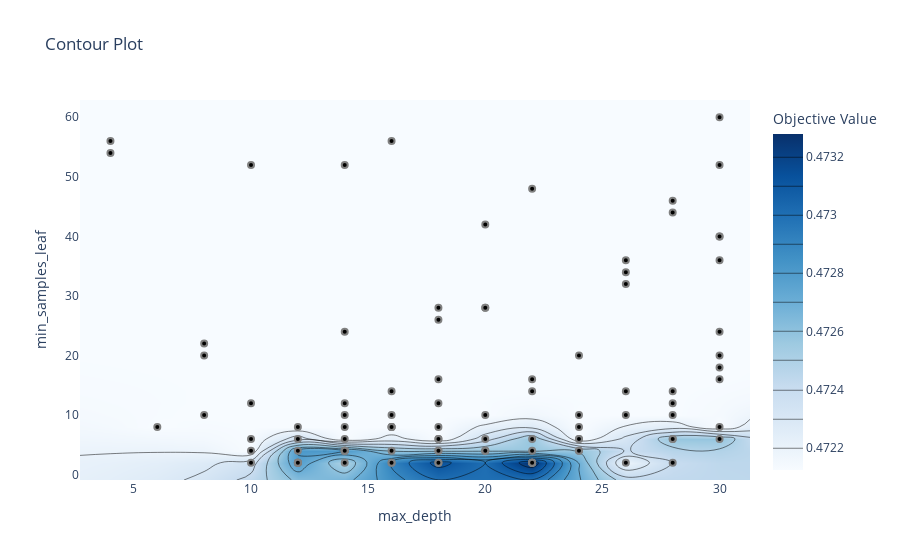

This figure's notebook cell:
### Code cell
optuna.visualization.plot_contour(study)

### Figure 1 — Plotly figure (JSON) as saved in the notebook; plotly's stock layout.template omitted (floating-point values rounded to 4 significant figures; data arrays with more than 128 entries replaced by an {"elided": "..."} marker saying what was removed)
{"data": [{"colorbar": {"title": {"text": "Objective Value"}}, "colorscale": [[0, "rgb(247,251,255)"], [0.125, "rgb(222,235,247)"], [0.25, "rgb(198,219,239)"], [0.375, "rgb(158,202,225)"], [0.5, "rgb(107,174,214)"], [0.625, "rgb(66,146,198)"], [0.75, "rgb(33,113,181)"], [0.875, "rgb(8,81,156)"], [1, "rgb(8,48,107)"]], "connectgaps": true, "contours": {"coloring": "heatmap"}, "hoverinfo": "none", "line": {"smoothing": 1.3}, "reversescale": false, "type": "contour", "x": [2.7, 4, 6, 8, 10, 12, 14, 16, 18, 20, 22, 24, 26, 28, 30, 31.3], "y": [-0.9, 2, 4, 6, 8, 10, 12, 14, 16, 18, 20, 22, 24, 26, 28, 32, 34, 36, 40, 42, 44, 46, 48, 52, 54, 56, 60, 62.9], "z": {"elided": "28x16 float values"}}, {"marker": {"color": "black", "line": {"color": "Gray", "width": 2}}, "mode": "markers", "name": "Feasible Trial", "showlegend": false, "type": "scatter", "x": [30, 30, 30, 16, 24, 6, 14, 30, 12, 18, 18, 4, 14, 10, 24, 16, 20, 8, 8, 22, 4, 26, 28, 28, 26, 22, 30, 26, 28, 30, 22, 20, 30, 28, 24, 26, 30, 28, 24, 30, 20, 22, 14, 24, 28, 26, 28, 18, 22, 26, 30, 28, 30, 16, 14, 12, 18, 12, 14, 18, 20, 16, 22, 10, 18, 16, 10, 12, 14, 14, 8, 18, 12, 12, 20, 14, 16, 22, 18, 10, 20, 14, 12, 16, 10, 12, 14, 14, 16, 20, 18, 22, 22, 22, 24, 18, 24, 16, 20, 18], "y": [20, 52, 40, 10, 6, 8, 52, 6, 8, 28, 26, 56, 24, 52, 20, 56, 28, 22, 20, 48, 54, 36, 44, 14, 14, 2, 16, 34, 2, 60, 16, 42, 36, 12, 6, 32, 40, 46, 8, 18, 28, 2, 4, 10, 6, 2, 10, 2, 4, 10, 24, 6, 8, 4, 4, 2, 12, 6, 12, 2, 4, 8, 6, 2, 4, 14, 4, 2, 8, 2, 10, 4, 2, 2, 6, 4, 8, 2, 8, 12, 4, 6, 2, 2, 6, 4, 10, 4, 8, 4, 6, 14, 2, 2, 4, 6, 4, 2, 10, 16]}, {"marker": {"color": "#cccccc", "line": {"color": "Gray", "width": 2}}, "mode": "markers", "name": "Infeasible Trial", "showlegend": false, "type": "scatter", "x": [], "y": []}], "layout": {"title": {"text": "Contour Plot"}, "xaxis": {"range": [2.7, 31.3], "title": {"text": "max_depth"}}, "yaxis": {"range": [-0.9, 62.9], "title": {"text": "min_samples_leaf"}}}}
